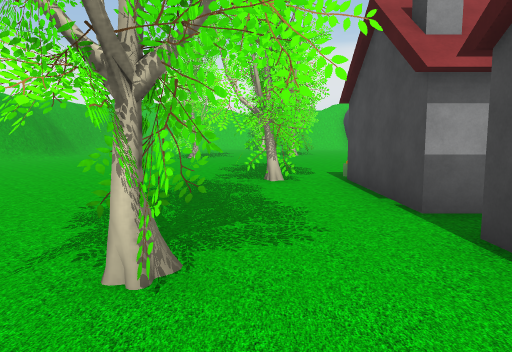
View 1 (above)

23 first-person views from a walk through a Unity game level. The camera is 1.5 m above the floor, tilts 6° down and sees 70° across. The floor is counted in squares, 2 m on a side. Each view is taken from the middle of a square. On the plan, view 1 faces up. The plan holds only what a view shows up to about 11 squares ahead; the rest is blank. The place goes on beyond the plan. The player is left out.

View 2
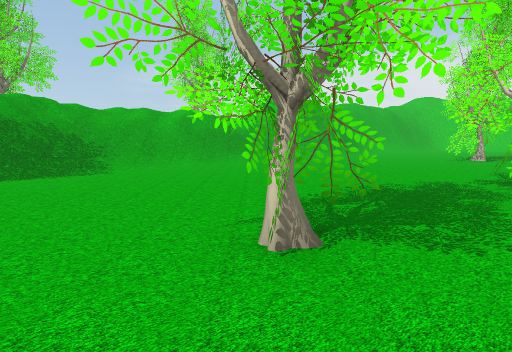

View 3
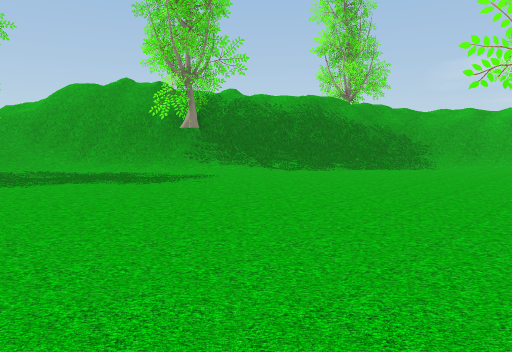

View 4
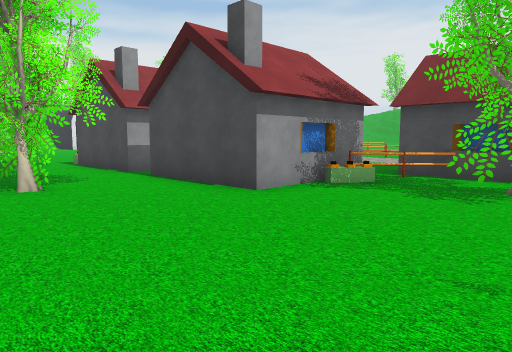

View 5
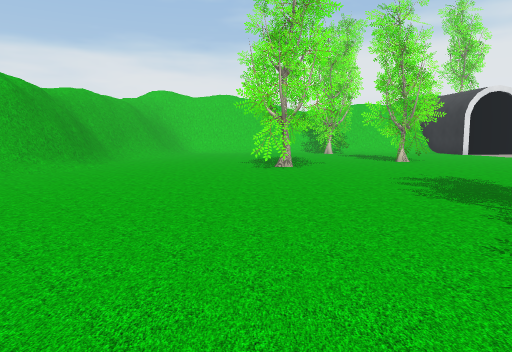

View 6
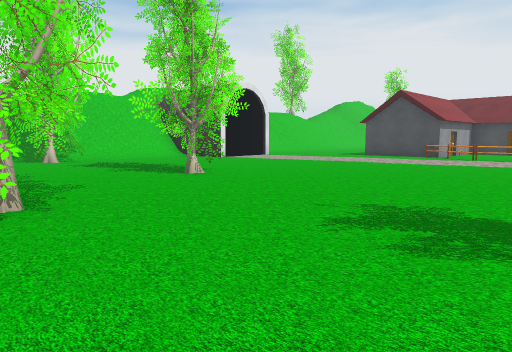

View 7
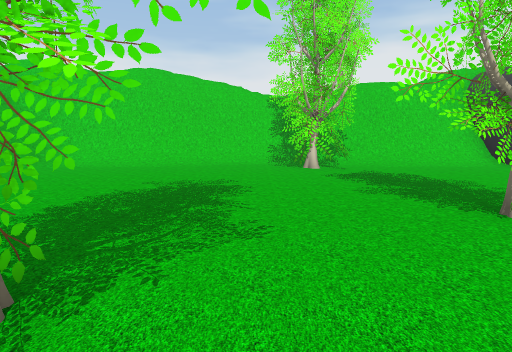

View 8
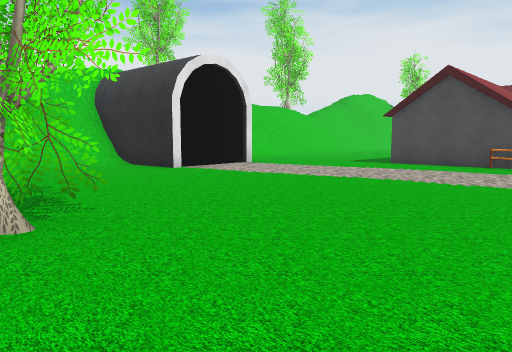

View 9
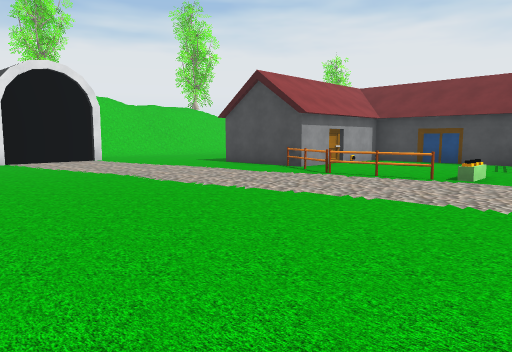

View 10
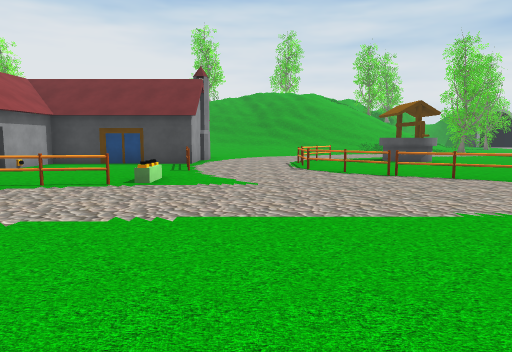

View 11
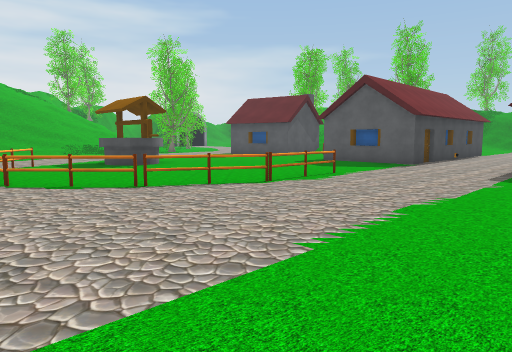

View 12
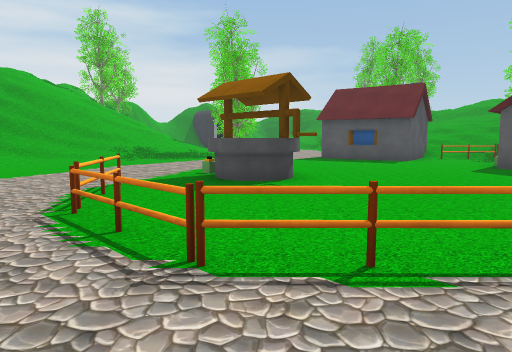

View 13
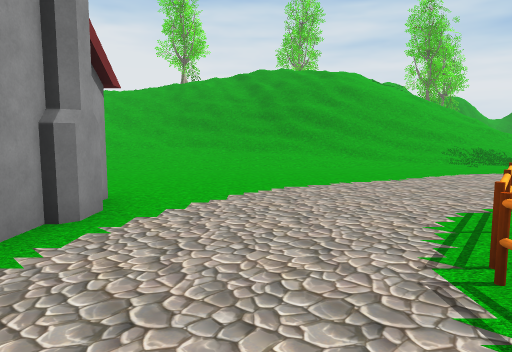

View 14
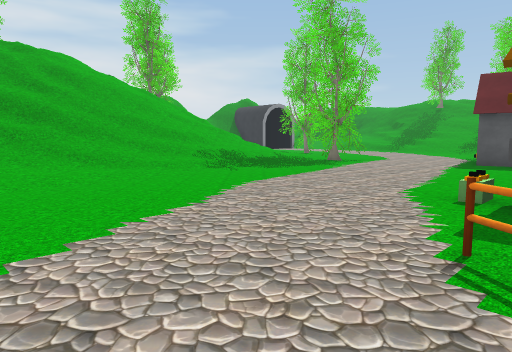

View 15
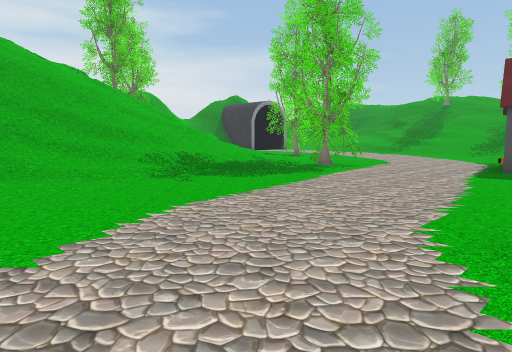

View 16
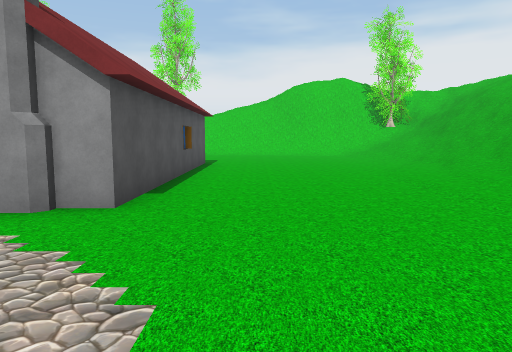

View 17
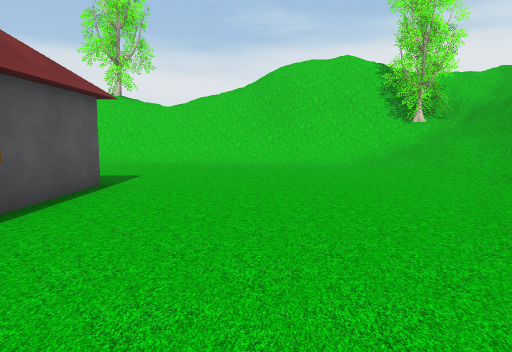

View 18
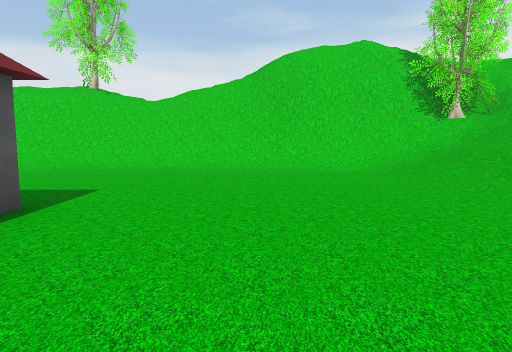

View 19
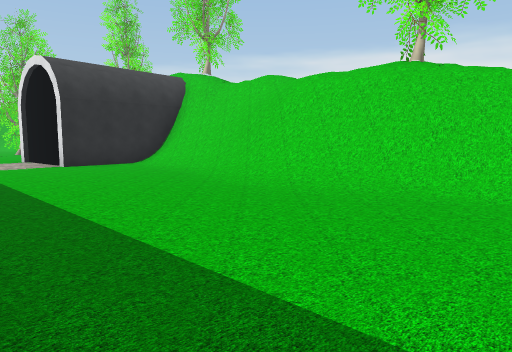

View 20
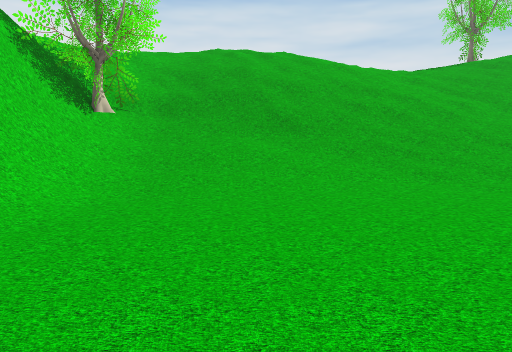

View 21
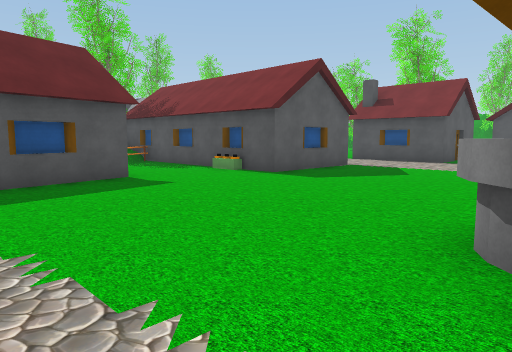

View 22
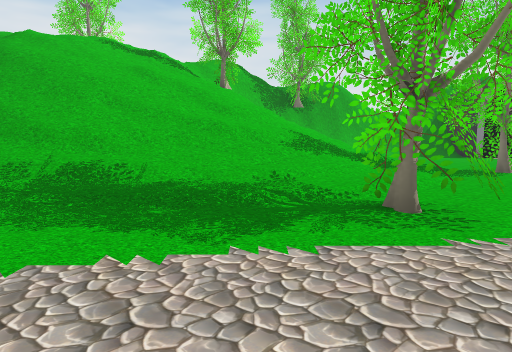

View 23
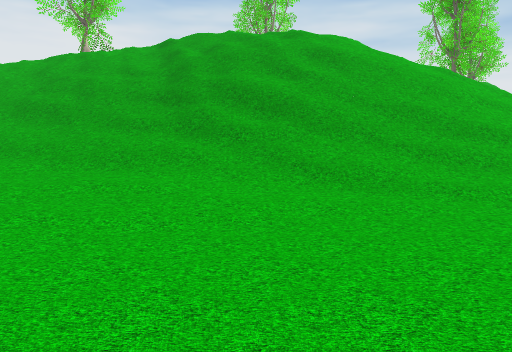

### Floor plan
Key: @ floor where view 1 was taken; # wall or solid block; x gap in a wall; . floor; / step, stairs or slope; = window, fence, low wall or low ledge; v drop or lower ground; T tree; H house; F fence; O other object.
Columns run from 12 left of view 1 to 32 right of it. Each row starts with its distance up from view 1.
 23     =#####///######   =#==#=#===######T//
 22     =#/////..x////# #/////////////####T////
 21      =/.....TT....# #/...../....../////#///
 20       ............###...............///////
 19       ..............................///////
 18        .............................///////
 17        .................    ........///////
 16         .....TT.........      #......//////
 15     #........T..........      #.....///////
 14    =#.....T.............#H#####.....///////
 13    v#....TT............F....###.....// /////
 12    v#..................F....###....///  ////
 11     /..................F....###..../// /////O
 10      ..................O..OO###..../////////
  9      .......... .................../////////
  8       ......... .................../////////
  7      .......TTO   ........FFF....../////////
  6    /v/......TT#    ......F...F...../////////
  5    //.........#    .....F...........///////
  4 T  /v.........#H    ....F....O......////////
  3 TT ///.....T...     ...F....OOO.....////////
  2 TT /=/.....TT.#     ...F............////////
  1    /#/.....T..#     ................////////T
  0    /v/......@.#H#...................///////TT
 -1    /#/..........FH###...............///////
 -2    /#/............# H...............T///////
 -3    /##.........TT.#  ..####........TT///////
 -4    /##........       ..   O..###H...../////
 -5    /v#....                #..    ..  ..T/

Where each view was taken, in squares from view 1:
view 1: 0 up, 0 right, facing up
view 2: 0 up, 1 right, facing up-left
view 3: 1 down, 2 right, facing left
view 4: 4 down, 2 left, facing up-right
view 5: 4 up, 3 left, facing up
view 6: 9 up, 3 left, facing up-right
view 7: 12 up, 1 left, facing up
view 8: 12 up, 1 right, facing up-right
view 9: 8 up, 4 right, facing up-right
view 10: 8 up, 5 right, facing right
view 11: 8 up, 7 right, facing down-right
view 12: 8 up, 12 right, facing down-right
view 13: 8 up, 14 right, facing right
view 14: 8 up, 17 right, facing down-right
view 15: 6 up, 18 right, facing down-right
view 16: 6 up, 20 right, facing up
view 17: 11 up, 21 right, facing up
view 18: 13 up, 21 right, facing up
view 19: 17 up, 19 right, facing up-left
view 20: 19 up, 19 right, facing right
view 21: 3 up, 20 right, facing down-left
view 22: 1 down, 20 right, facing right
view 23: 6 up, 20 right, facing right
